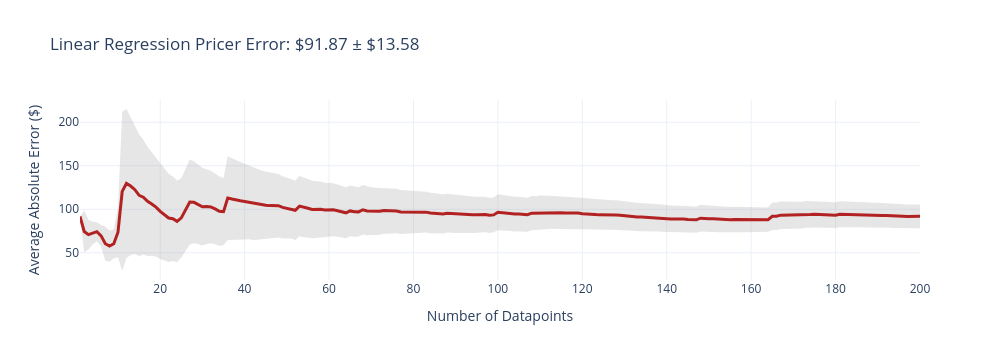
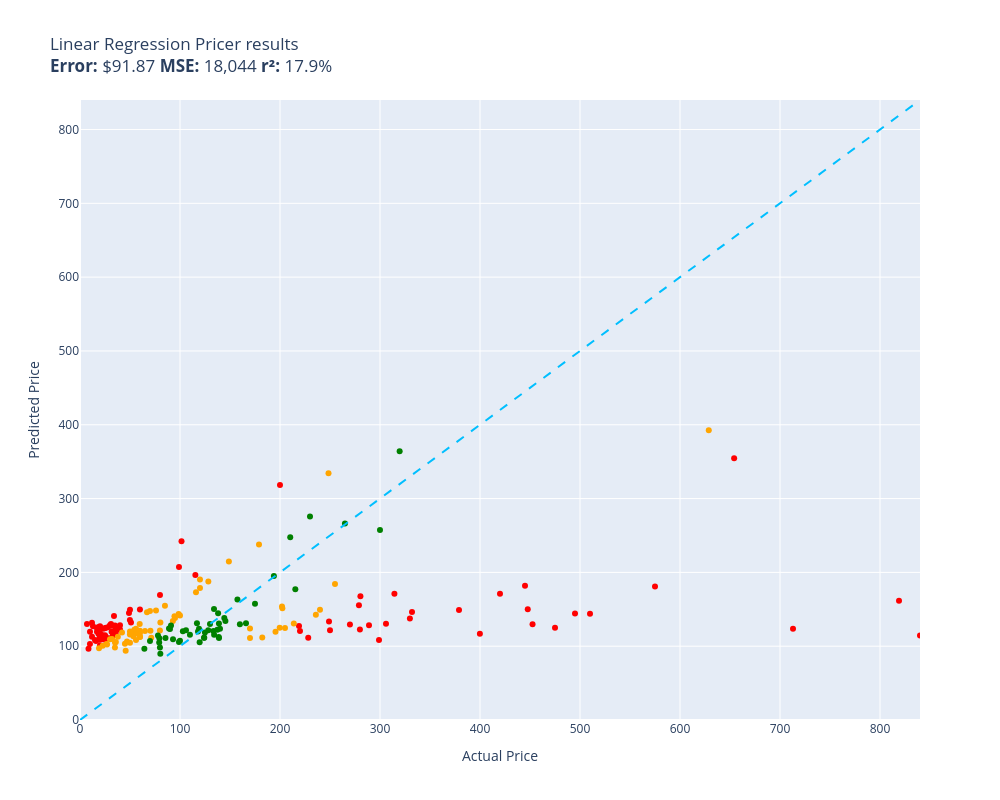

The notebook cell these images were saved under, in order:
### Code cell
evaluate(linear_regression_pricer, test)

### Figure 1 — Plotly figure (JSON) as saved in the notebook; plotly's stock layout.template omitted (floating-point values rounded to 4 significant figures; data arrays with more than 128 entries replaced by an {"elided": "..."} marker saying what was removed)
{"data": [{"fill": "toself", "fillcolor": "rgba(128,128,128,0.2)", "hoverinfo": "skip", "line": {"color": "rgba(255,255,255,0)"}, "name": "95% CI", "showlegend": false, "type": "scatter", "x": {"elided": "400 int values"}, "y": {"elided": "400 float values"}}, {"customdata": {"elided": "200x1 float values"}, "hovertemplate": "n=%{x}<br>Avg Error=$%{y:,.2f}<br>±95% CI=$%{customdata[0]:,.2f}<extra></extra>", "line": {"color": "firebrick", "width": 3}, "mode": "lines", "name": "Cumulative Avg Error", "type": "scatter", "x": {"elided": "200 int values"}, "y": {"elided": "200 float values"}}], "layout": {"height": 360, "showlegend": false, "title": {"text": "Linear Regression Pricer Error: $91.87 ± $13.58"}, "width": 1000, "xaxis": {"title": {"text": "Number of Datapoints"}}, "yaxis": {"title": {"text": "Average Absolute Error ($)"}}}}

### Figure 2 — Plotly figure (JSON) as saved in the notebook; plotly's stock layout.template omitted (floating-point values rounded to 4 significant figures)
{"data": [{"customdata": [["Old Blood Noise Excess V2 Distortion Cho...\nGuess=$127.23 Actual=$219.00"], ["Stand for Raven Pro Document Scanner - P...\nGuess=$110.68 Actual=$29.85"], ["8544771 Dryer Heating Element, 279816 Th...\nGuess=$118.16 Actual=$35.74"], ["Pump Head TBVECHI 175PSI 4KW 5.5HP 21CFM...\nGuess=$137.43 Actual=$329.90"], ["Bam France 2002XL Contoured Hightech Bla...\nGuess=$123.58 Actual=$713.00"], ["Metabo HPT 36V MultiVolt™ Cordless Rotar...\nGuess=$148.93 Actual=$379.00"], ["46mm Digital Pro High-Resolution Close-U...\nGuess=$110.94 Actual=$19.99"], ["LOVE MEI Galaxy S10 Lite Case, Military ...\nGuess=$115.29 Actual=$32.98"], ["Bam Trekking 3027SB Single Black Clarine...\nGuess=$146.16 Actual=$332.00"], ["DEWALT 20V MAX* XR Impact Driver with Bl...\nGuess=$129.65 Actual=$452.53"], ["Mini PC, Kinupute Desktop Computer E3-12...\nGuess=$144.37 Actual=$495.00"], ["June Garden 12\" Sweet Dolly Charlotte - ...\nGuess=$117.58 Actual=$19.99"], ["10GBase-LR SFP+ Transceiver, Handar 10GB...\nGuess=$127.14 Actual=$19.99"], ["Deco Mount Pro Tripod Microphone Stand w...\nGuess=$149.86 Actual=$59.95"], ["Scranton & Co 3 Drawer Mobile File Cabin...\nGuess=$196.30 Actual=$115.35"], ["Canon EOS Rebel T7 Digital SLR Camera wi...\nGuess=$161.65 Actual=$819.00"], ["Dakota Alert MURS Alert Probe Sensor - M...\nGuess=$120.66 Actual=$219.99"], ["DALDED LED Light Kit for Lego Sonic Gree...\nGuess=$108.69 Actual=$24.99"], ["152MM Hole Saws M42 Bi-Metal High Speed ...\nGuess=$125.64 Actual=$17.99"], ["Baseball Backpacks Large 18 Inch Bookbag...\nGuess=$127.59 Actual=$31.77"], ["Adams Check Payment and Deposit Register...\nGuess=$121.34 Actual=$35.49"], ["KOHLER 18865-CP Filtered Water Faucet, P...\nGuess=$125.13 Actual=$475.00"], ["Retevis RT68 Soft Earhook Walkie Talkie ...\nGuess=$129.97 Actual=$6.99"], ["MC: Pindicator (Dual Intensity Amber)\nGuess=$128.24 Actual=$40.00"], ["Laisomeke Waterproof Junction Box, Unive...\nGuess=$131.86 Actual=$11.99"], ["Lighted Triangle Mirror Cabinet Bathroom...\nGuess=$181.97 Actual=$445.00"], ["Tablet PC Cover Compatible with Lenovo T...\nGuess=$119.73 Actual=$31.61"], ["Miyaya@ Funny Animal Masks Collection fo...\nGuess=$119.42 Actual=$16.99"], ["Trail Gear Twin Stick Kit for Top Shift ...\nGuess=$122.65 Actual=$279.92"], ["Engine Thermostat, Replace 19301-PAA-306...\nGuess=$118.30 Actual=$18.89"], ["Ultra Duster Canned Air Net 10 Oz 6-Pack\nGuess=$135.50 Actual=$49.90"], ["IQShield Screen Protector Compatible wit...\nGuess=$103.02 Actual=$9.95"], ["Liberty Imports 12 Pack: US Military Toy...\nGuess=$124.46 Actual=$16.98"], ["Neporal Full Spectrum Light Bulb, 6000K ...\nGuess=$116.49 Actual=$18.59"], ["Satco S9596, 4 Count (Pack of 1), 4.18\nGuess=$112.89 Actual=$12.00"], ["Ceramic Talavera Mexican Tile 4x4\", 9 Pi...\nGuess=$128.37 Actual=$29.95"], ["Kingston Brass KS269SN Kingston Clawfoot...\nGuess=$130.47 Actual=$305.99"], ["KUNN Small Electrician Tool Pouch Utilit...\nGuess=$109.26 Actual=$21.99"], ["iPhone 12/12 Pro Nicaragua Guardabarranc...\nGuess=$114.44 Actual=$19.97"], ["KS K-STORM Replacement Silicone Mushroom...\nGuess=$96.58 Actual=$8.50"], ["Pioneer 2AM401-BN Two Handle Kitchen Fau...\nGuess=$111.50 Actual=$228.22"], ["LSSAGOON Backpack for Women Teen Kids Gi...\nGuess=$140.95 Actual=$33.99"], ["Aeromotive 13304 Regulator, X1 Adjustabl...\nGuess=$129.50 Actual=$269.95"], ["Walker Exhaust Ultra EPA 16478 Direct Fi...\nGuess=$180.78 Actual=$574.99"], ["GE RPWF SmartWater Comparable Refrigerat...\nGuess=$125.80 Actual=$36.99"], ["MGP Caliper Covers 39011SACURD Red Powde...\nGuess=$133.41 Actual=$249.00"], ["Royal Designs, Inc. Decorative Abundant ...\nGuess=$114.98 Actual=$24.95"], ["Canon Sure Shot 90u 35mm Date Camera\nGuess=$116.94 Actual=$399.89"], ["NewFantasia Replacement Audio Cable with...\nGuess=$129.93 Actual=$31.00"], ["Mikrotik RB3011UIAS-RM RouterBOARD 10xGi...\nGuess=$108.54 Actual=$299.00"], ["AC Compressor & A/C Kit For BMW 335i 335...\nGuess=$170.99 Actual=$314.41"], ["Wilkinson LOW GAUSS Vintage Tone Strat S...\nGuess=$128.61 Actual=$30.93"], ["Berta (6 Pieces) 1-1/4 inch Overlay, 90 ...\nGuess=$124.35 Actual=$24.66"], ["Chalkboard Name Badges with Magnetic Bac...\nGuess=$126.03 Actual=$19.95"], ["USB Charger, CIVIE High Speed 60W Multip...\nGuess=$106.94 Actual=$15.99"], ["Universal Power Group 12V 100Ah Sealed L...\nGuess=$318.35 Actual=$199.99"], ["Kastar Battery Pack Replacement for Sony...\nGuess=$101.14 Actual=$19.99"], ["Auertech Portable Washing Machine, 14lbs...\nGuess=$207.18 Actual=$98.99"], ["Raspberry Pi 3 Model B+ Aluminum Case Me...\nGuess=$108.34 Actual=$14.99"], ["Music Hall pa15.3 MM/MC Phono Preamplifi...\nGuess=$121.63 Actual=$250.00"], ["Lorell Bell Chair Glide, 2.5\", Black\nGuess=$109.18 Actual=$19.50"], ["Competition Clutch Disc and Pressure Pla...\nGuess=$143.86 Actual=$510.00"], ["200 Couples Conversation Cards - Enjoy B...\nGuess=$114.05 Actual=$32.97"], ["Baumgartens Sicurix Blank PVC ID Cards (...\nGuess=$109.50 Actual=$19.11"], ["VIPMOTOZ Sequential Turn Signal Premium ...\nGuess=$155.35 Actual=$278.94"], ["A-Premium Front Suspension Steering Knuc...\nGuess=$145.10 Actual=$48.99"], ["Audio Techinca ATW-T1002 System 10 Handh...\nGuess=$128.26 Actual=$289.00"], ["520 Pieces Christmas Envelope Seal Stick...\nGuess=$112.54 Actual=$25.99"], ["BestPricedDecals Wine A BIT, You'll Feel...\nGuess=$126.93 Actual=$12.98"], ["Dell XPS 13 9343-2727SLV 13.3\" Full HD S...\nGuess=$114.43 Actual=$839.99"], ["VATOS 4 Packs Bubble Machine Gun for Kid...\nGuess=$123.58 Actual=$22.88"], ["Steering Wheel, Carbon Fiber Automotive ...\nGuess=$150.15 Actual=$447.74"], ["BXYJY for Samsung Galaxy Z Fold 3 Case w...\nGuess=$149.28 Actual=$49.99"], ["VONADO Space Wars Colonial Viper MK1 Bui...\nGuess=$122.69 Actual=$39.99"], ["Replacement Remote Control fit for Sony ...\nGuess=$119.43 Actual=$9.99"], ["Disney Princess Sparkling Princess Sleep...\nGuess=$113.51 Actual=$24.95"], ["sabermaster TCG Playmat yugioh playmat T...\nGuess=$115.16 Actual=$21.99"], ["Pacific Drums PDCM1618TTRB 16 x 18 Inche...\nGuess=$171.04 Actual=$419.99"], ["DuraGo BR5330 Front Vented Disc Brake Ro...\nGuess=$242.06 Actual=$101.51"], ["Glovion Music Stand Light, Clip On Piano...\nGuess=$125.79 Actual=$27.99"], ["Empava 24\" Single Wall Ovens 10 Cooking ...\nGuess=$354.68 Actual=$654.14"], ["Think Gizmos Build Your Own Robot Toys f...\nGuess=$109.54 Actual=$24.95"], ["VTech Strum and Jam Kidi Musical Guitar ...\nGuess=$112.29 Actual=$21.99"], ["Jada Toys Ryan's World Combo Panda Airli...\nGuess=$121.40 Actual=$34.94"], ["STICKGOO Peel and Stick Backsplash for K...\nGuess=$127.90 Actual=$34.99"], ["MonMount Triple Monitor Stand Freestandi...\nGuess=$169.28 Actual=$79.99"], ["For Volvo C70 S70 V70 V40 S40 AC Compres...\nGuess=$167.54 Actual=$280.41"], ["Refresh NSF-53 Premium Replacement Refri...\nGuess=$132.01 Actual=$50.99"], ["NICKSTON Red Sparkling Glitter Slim Band...\nGuess=$125.00 Actual=$25.99"]], "hovertemplate": "%{customdata[0]}<extra></extra>", "legendgroup": "red", "marker": {"color": "red", "size": 6, "symbol": "circle"}, "mode": "markers", "name": "red", "orientation": "v", "showlegend": true, "type": "scatter", "x": [219.0, 29.85, 35.74, 329.9, 713.0, 379.0, 19.99, 32.98, 332.0, 452.5, 495.0, 19.99, 19.99, 59.95, 115.3, 819.0, 220.0, 24.99, 17.99, 31.77, 35.49, 475.0, 6.99, 40.0, 11.99, 445.0, 31.61, 16.99, 279.9, 18.89, 49.9, 9.95, 16.98, 18.59, 12.0, 29.95, 306.0, 21.99, 19.97, 8.5, 228.2, 33.99, 269.9, 575.0, 36.99, 249.0, 24.95, 399.9, 31.0, 299.0, 314.4, 30.93, 24.66, 19.95, 15.99, 200.0, 19.99, 98.99, 14.99, 250.0, 19.5, 510.0, 32.97, 19.11, 278.9, 48.99, 289.0, 25.99, 12.98, 840.0, 22.88, 447.7, 49.99, 39.99, 9.99, 24.95, 21.99, 420.0, 101.5, 27.99, 654.1, 24.95, 21.99, 34.94, 34.99, 79.99, 280.4, 50.99, 25.99], "xaxis": "x", "y": [127.2, 110.7, 118.2, 137.4, 123.6, 148.9, 110.9, 115.3, 146.2, 129.7, 144.4, 117.6, 127.1, 149.9, 196.3, 161.7, 120.7, 108.7, 125.6, 127.6, 121.3, 125.1, 130.0, 128.2, 131.9, 182.0, 119.7, 119.4, 122.7, 118.3, 135.5, 103.0, 124.5, 116.5, 112.9, 128.4, 130.5, 109.3, 114.4, 96.58, 111.5, 140.9, 129.5, 180.8, 125.8, 133.4, 115.0, 116.9, 129.9, 108.5, 171.0, 128.6, 124.4, 126.0, 106.9, 318.4, 101.1, 207.2, 108.3, 121.6, 109.2, 143.9, 114.0, 109.5, 155.3, 145.1, 128.3, 112.5, 126.9, 114.4, 123.6, 150.1, 149.3, 122.7, 119.4, 113.5, 115.2, 171.0, 242.1, 125.8, 354.7, 109.5, 112.3, 121.4, 127.9, 169.3, 167.5, 132.0, 125.0], "yaxis": "y"}, {"customdata": [["telpo Headlight Assembly Fit For 15 Camr...\nGuess=$173.08 Actual=$115.99"], ["NewPower99 Battery Kit for Samsung Galax...\nGuess=$118.43 Actual=$54.95"], ["EXMAX NG-10X Fresnel Lens Focusing Adapt...\nGuess=$147.81 Actual=$69.98"], ["Innovative Percussion CB-6 Chamois Bass ...\nGuess=$122.23 Actual=$54.32"], ["LD Products Compatible Toner Cartridge R...\nGuess=$104.54 Actual=$49.98"], ["HK SYSTEMS 13\" Heavy Duty Black \"Push\" O...\nGuess=$154.80 Actual=$84.95"], ["Aolemi Oil Rubbed Bronze Single Function...\nGuess=$143.71 Actual=$98.65"], ["Evergreen HSHB2005 Cylinder Head Gasket ...\nGuess=$130.01 Actual=$59.69"], ["Task T24287 Roman Ogee Router Bit with 1...\nGuess=$117.27 Actual=$55.88"], ["Travelpro Platinum Elite Slim Business L...\nGuess=$130.58 Actual=$213.83"], ["Southwire 120V/15A Right Angle User Atta...\nGuess=$112.84 Actual=$37.87"], ["JRready ST6313 DT Deutsch Connector Kit,...\nGuess=$125.08 Actual=$199.68"], ["15\" Locking Shower Head Extension Arm in...\nGuess=$121.23 Actual=$79.95"], ["Mylites+ Standard Comic Book Mylar Sleev...\nGuess=$105.09 Actual=$34.99"], ["Tidal Front + Rear Fender Flares 4PC Poc...\nGuess=$184.14 Actual=$254.99"], ["AUTOFREE LED Tail Lights Assembly Compat...\nGuess=$153.65 Actual=$201.99"], ["Projector, CRAZVIEW Projector with WiFi ...\nGuess=$113.50 Actual=$53.40"], ["Evan-Fischer Front Bumper Cover Compatib...\nGuess=$151.30 Actual=$202.38"], ["Sumerain S1339CM Double Handle Widesprea...\nGuess=$142.66 Actual=$235.86"], ["Poison Spyder 10-08-020 Rocker Knocker\nGuess=$392.45 Actual=$628.76"], ["VLAND LED Smoked Taillights Compatible F...\nGuess=$149.39 Actual=$239.99"], ["BESTILL Wall Mounted Shower Faucet Set, ...\nGuess=$148.52 Actual=$76.00"], ["Beck/Arnley 0421945 Air Filter\nGuess=$105.51 Actual=$35.87"], ["Pidoko Kids Train Table, Grey with 90 Pc...\nGuess=$190.38 Actual=$119.97"], ["Intrepid International Dressage Letters-...\nGuess=$102.33 Actual=$26.99"], ["LEGO Marvel Avengers War Machine Buster ...\nGuess=$112.30 Actual=$59.95"], ["ANZO USA 111207 GMC SIERRA 99-06 / YUKON...\nGuess=$111.83 Actual=$182.28"], ["EMART Photography C Stand with Boom Arm,...\nGuess=$178.90 Actual=$119.99"], ["KOHLER K-1185540-CP Assembly-Slider\nGuess=$93.79 Actual=$45.67"], ["Trim Kit for 2-handle Shower & Tub Valve...\nGuess=$138.29 Actual=$94.99"], ["Replacement Remote Control for PANASONIC...\nGuess=$98.37 Actual=$34.95"], ["4LT LUMINETTE Vanity Opal GLS BSN\nGuess=$141.57 Actual=$99.99"], ["MONOCARBON Forged Carbon Fiber Case for ...\nGuess=$117.79 Actual=$59.99"], ["DuraGo 29515020 Front Hub Assembly\nGuess=$187.74 Actual=$128.34"], ["MXR Carbon Copy Deluxe Analog Delay Guit...\nGuess=$119.70 Actual=$195.50"], ["Ibanez M510OVS Acoustic Mandolin in Vint...\nGuess=$111.22 Actual=$169.99"], ["Linkloos Solar Street Lights Outdoor Wat...\nGuess=$123.65 Actual=$55.99"], ["Pyle Wireless Rear View Backup Camera - ...\nGuess=$120.80 Actual=$70.45"], ["Hp Pavilion P7-1257c Motherboard Aahd3-h...\nGuess=$120.94 Actual=$59.86"], ["18 Inch White Undermount Kitchen Sink - ...\nGuess=$237.71 Actual=$179.00"], ["Amana Tool - SC587 Carbide Tipped 3-Wing...\nGuess=$111.51 Actual=$71.23"], ["AZX Stylus Pencil for Apple iPad Pro 202...\nGuess=$109.41 Actual=$29.99"], ["UPR Mach 1 Chin Spoiler Fits 94-98 Musta...\nGuess=$120.47 Actual=$64.99"], ["SP Air Corporation SP-8102BU 1/4-Inch He...\nGuess=$124.58 Actual=$204.99"], ["Diversitech UC2436-3 Ultralite Condenser...\nGuess=$132.07 Actual=$80.39"], ["CTLAMP XL-2100 Professional Quality XL-2...\nGuess=$109.69 Actual=$32.00"], ["200 ' feet True 14 Gauge AWG CCA Speaker...\nGuess=$103.29 Actual=$44.95"], ["The Puppet Company - Carpet-Unicorn, Whi...\nGuess=$97.08 Actual=$19.00"], ["KYX Racing Hardened Steel Center Drive S...\nGuess=$106.41 Actual=$46.99"], ["OEM Samsung Remote Control Shipped with ...\nGuess=$108.40 Actual=$56.00"], ["Custom Engagement Logo Desk Embosser Sea...\nGuess=$115.78 Actual=$49.95"], ["LD Compatible Ink Cartridge Replacement ...\nGuess=$118.44 Actual=$41.99"], ["Star Wars Die-Cast Metal TITANIUM Series...\nGuess=$100.44 Actual=$22.70"], ["Vinyl Soft Top Roll-up Adjustable Truck ...\nGuess=$214.87 Actual=$148.88"], ["Intex River Run Connect Lounge (Four)\nGuess=$140.63 Actual=$94.49"], ["Blanco 230966 Valea Stainless Steel Sink...\nGuess=$134.08 Actual=$92.88"], ["PowerSport Front Rear Brakes and Rotors ...\nGuess=$334.21 Actual=$248.51"], ["Viola Bow 4/4 Full Size Carbon Fiber (Bl...\nGuess=$119.77 Actual=$49.99"], ["KZ ZS10 Pro in Ear Monitor Headphone KZ ...\nGuess=$146.00 Actual=$66.99"], ["Fender Hendrix Voodoo Child Coiled Instr...\nGuess=$112.72 Actual=$59.99"], ["W11130208 W10695459 Refrigerator LED Mod...\nGuess=$102.83 Actual=$26.59"], ["Pyle 2x120 Watt Home Audio Speaker Power...\nGuess=$118.01 Actual=$50.92"], ["Xiaomi Redmi 10 2022 NFC 4G LTE (128GB +...\nGuess=$123.88 Actual=$169.99"]], "hovertemplate": "%{customdata[0]}<extra></extra>", "legendgroup": "orange", "marker": {"color": "orange", "size": 6, "symbol": "circle"}, "mode": "markers", "name": "orange", "orientation": "v", "showlegend": true, "type": "scatter", "x": [116.0, 54.95, 69.98, 54.32, 49.98, 84.95, 98.65, 59.69, 55.88, 213.8, 37.87, 199.7, 79.95, 34.99, 255.0, 202.0, 53.4, 202.4, 235.9, 628.8, 240.0, 76.0, 35.87, 120.0, 26.99, 59.95, 182.3, 120.0, 45.67, 94.99, 34.95, 99.99, 59.99, 128.3, 195.5, 170.0, 55.99, 70.45, 59.86, 179.0, 71.23, 29.99, 64.99, 205.0, 80.39, 32.0, 44.95, 19.0, 46.99, 56.0, 49.95, 41.99, 22.7, 148.9, 94.49, 92.88, 248.5, 49.99, 66.99, 59.99, 26.59, 50.92, 170.0], "xaxis": "x", "y": [173.1, 118.4, 147.8, 122.2, 104.5, 154.8, 143.7, 130.0, 117.3, 130.6, 112.8, 125.1, 121.2, 105.1, 184.1, 153.7, 113.5, 151.3, 142.7, 392.4, 149.4, 148.5, 105.5, 190.4, 102.3, 112.3, 111.8, 178.9, 93.79, 138.3, 98.37, 141.6, 117.8, 187.7, 119.7, 111.2, 123.6, 120.8, 120.9, 237.7, 111.5, 109.4, 120.5, 124.6, 132.1, 109.7, 103.3, 97.08, 106.4, 108.4, 115.8, 118.4, 100.4, 214.9, 140.6, 134.1, 334.2, 119.8, 146.0, 112.7, 102.8, 118.0, 123.9], "yaxis": "y"}, {"customdata": [["RBC12-UPC Replacement Battery Cartridge ...\nGuess=$275.83 Actual=$229.99"], ["SuppliesOutlet Compatible Toner Cartridg...\nGuess=$138.15 Actual=$144.29"], ["ACDelco GM Original Equipment FW339 Fron...\nGuess=$177.12 Actual=$215.33"], ["Panasonic KX-TG6511B DECT 6.0 PLUS Expan...\nGuess=$105.01 Actual=$79.20"], ["GJY Portable TV,10.6 inch Mini TV for AT...\nGuess=$110.88 Actual=$79.36"], ["APS iBoard 6-inch Aluminum (Black Powder...\nGuess=$247.63 Actual=$210.23"], ["PEMP E65 E66 CDC Simulate Optical Fiber ...\nGuess=$123.51 Actual=$119.00"], ["Intermatic PX300 12V 300W Transformer wi...\nGuess=$150.42 Actual=$134.00"], ["CORSAIR Dominator Platinum RGB 32GB (2x1...\nGuess=$111.51 Actual=$124.00"], ["SKB iSeries 3i-13096-6KP Case for BlackM...\nGuess=$157.51 Actual=$174.99"], ["Clementoni 39132.5 Jigsaw Puzzle 1,000 P...\nGuess=$98.25 Actual=$79.95"], ["GanFindX Portable Car Hand Controls for ...\nGuess=$129.83 Actual=$159.90"], ["KOMPUTERBAY 4GB 2X 2GB DDR2 1066MHz PC2-...\nGuess=$89.90 Actual=$80.34"], ["Wenger City Upgrade Laptop Backpack with...\nGuess=$134.23 Actual=$145.42"], ["3D Tree Hole Branches 075 Stair Risers D...\nGuess=$130.14 Actual=$129.99"], ["Fjallraven, Kanken Laptop 15\" Backpack f...\nGuess=$105.36 Actual=$119.65"], ["Diversitech WG840585 Motor, (Ddb) 1/3Hp,...\nGuess=$115.35 Actual=$134.12"], ["Webcem Solar Shed Light Outdoor Indoor, ...\nGuess=$114.36 Actual=$77.96"], ["Festool 492370 Platin 2 S1000 Grit 6-Inc...\nGuess=$128.02 Actual=$91.00"], ["Western Digital Enterprise RE4-GP 2TB SA...\nGuess=$115.58 Actual=$109.95"], ["DIMARZIO 204284 DP 163FBK Blues Bucker G...\nGuess=$123.21 Actual=$89.99"], ["PM Auto Front Right Quick Complete Strut...\nGuess=$118.56 Actual=$124.94"], ["Dell Optiplex 390 Desktop Computer i3 3....\nGuess=$111.49 Actual=$124.27"], ["Marvel Legends Series X-Men 6-Inch Archa...\nGuess=$105.58 Actual=$98.95"], ["Grey Pneumatic 1311SD Impact Socket Set\nGuess=$163.23 Actual=$157.43"], ["4pc Wheel Spacers Adapters 4\" (2inch Per...\nGuess=$131.25 Actual=$116.95"], ["Urth 62mm UV, Circular Polarizing (CPL),...\nGuess=$111.09 Actual=$139.00"], ["LSI Broadcom SAS 9300-8i 8-port 12Gb/s S...\nGuess=$119.99 Actual=$118.00"], ["GENUINE VOLVO THERMOSTAT (3.0, 3.2) S60 ...\nGuess=$120.14 Actual=$102.85"], ["CradlePoint Compact Broadband Router (CB...\nGuess=$123.88 Actual=$89.00"], ["Cardone 84-58642 New HEI Electronic Dist...\nGuess=$131.23 Actual=$165.99"], ["New Replacement seat cover fits Yamaha M...\nGuess=$130.91 Actual=$138.95"], ["Evan Fischer Radiator Cooling Fan Assemb...\nGuess=$122.42 Actual=$137.34"], ["ECCPP Power Steering Pump for 2009-2010 ...\nGuess=$111.00 Actual=$85.48"], ["Skullcandy Hesh Evo Bluetooth Headphones...\nGuess=$107.02 Actual=$69.99"], ["ROHL WSGUM3018WH Wire Sink Grids, White\nGuess=$121.64 Actual=$128.28"], ["ASUS VY279HE-W 27” 1080P Monitor - White...\nGuess=$144.63 Actual=$138.10"], ["LCD Screen for Dell Inspiron 17R 17.3\" H...\nGuess=$96.36 Actual=$64.37"], ["4 Inches Rolled Muffler Tip Catback Exha...\nGuess=$195.04 Actual=$193.88"], ["APS iBoard (304 Stainless Steel Polished...\nGuess=$266.19 Actual=$264.95"], ["KUNFINE Android Radio CarPlay & Android ...\nGuess=$121.58 Actual=$106.00"], ["StonKraft Brass Chess Board Game Set wit...\nGuess=$123.71 Actual=$140.00"], ["Venom Power Terra Hunter R/T+ R/T All-Te...\nGuess=$364.13 Actual=$319.65"], ["Samsung DA97-07603B Freezer Ice Maker As...\nGuess=$109.30 Actual=$93.02"], ["HP Laserjet 2100 Laser Printer W/Test Pr...\nGuess=$257.40 Actual=$299.98"], ["Targus CityGear Durable Backpack, Black,...\nGuess=$120.52 Actual=$133.43"], ["Garmin 010-12402-10 GT15M-TM Transom-Mou...\nGuess=$112.30 Actual=$138.74"], ["Fitness Center Gym Room Weight Train Dua...\nGuess=$107.43 Actual=$99.99"]], "hovertemplate": "%{customdata[0]}<extra></extra>", "legendgroup": "green", "marker": {"color": "green", "size": 6, "symbol": "circle"}, "mode": "markers", "name": "green", "orientation": "v", "showlegend": true, "type": "scatter", "x": [230.0, 144.3, 215.3, 79.2, 79.36, 210.2, 119.0, 134.0, 124.0, 175.0, 79.95, 159.9, 80.34, 145.4, 130.0, 119.7, 134.1, 77.96, 91.0, 110.0, 89.99, 124.9, 124.3, 98.95, 157.4, 117.0, 139.0, 118.0, 102.8, 89.0, 166.0, 138.9, 137.3, 85.48, 69.99, 128.3, 138.1, 64.37, 193.9, 264.9, 106.0, 140.0, 319.6, 93.02, 300.0, 133.4, 138.7, 99.99], "xaxis": "x", "y": [275.8, 138.1, 177.1, 105.0, 110.9, 247.6, 123.5, 150.4, 111.5, 157.5, 98.25, 129.8, 89.9, 134.2, 130.1, 105.4, 115.3, 114.4, 128.0, 115.6, 123.2, 118.6, 111.5, 105.6, 163.2, 131.2, 111.1, 120.0, 120.1, 123.9, 131.2, 130.9, 122.4, 111.0, 107.0, 121.6, 144.6, 96.36, 195.0, 266.2, 121.6, 123.7, 364.1, 109.3, 257.4, 120.5, 112.3, 107.4], "yaxis": "y"}, {"hoverinfo": "skip", "line": {"color": "deepskyblue", "dash": "dash", "width": 2}, "mode": "lines", "name": "y = x", "showlegend": false, "type": "scatter", "x": [0, 840.0], "y": [0, 840.0]}], "layout": {"height": 800, "legend": {"title": {"text": "color"}, "tracegroupgap": 0}, "showlegend": false, "title": {"text": "Linear Regression Pricer results<br><b>Error:</b> $91.87 <b>MSE:</b> 18,044 <b>r²:</b> 17.9%"}, "width": 1000, "xaxis": {"anchor": "y", "domain": [0, 1], "range": [0, 840.0], "title": {"text": "Actual Price"}}, "yaxis": {"anchor": "x", "domain": [0, 1], "range": [0, 840.0], "title": {"text": "Predicted Price"}}}}
